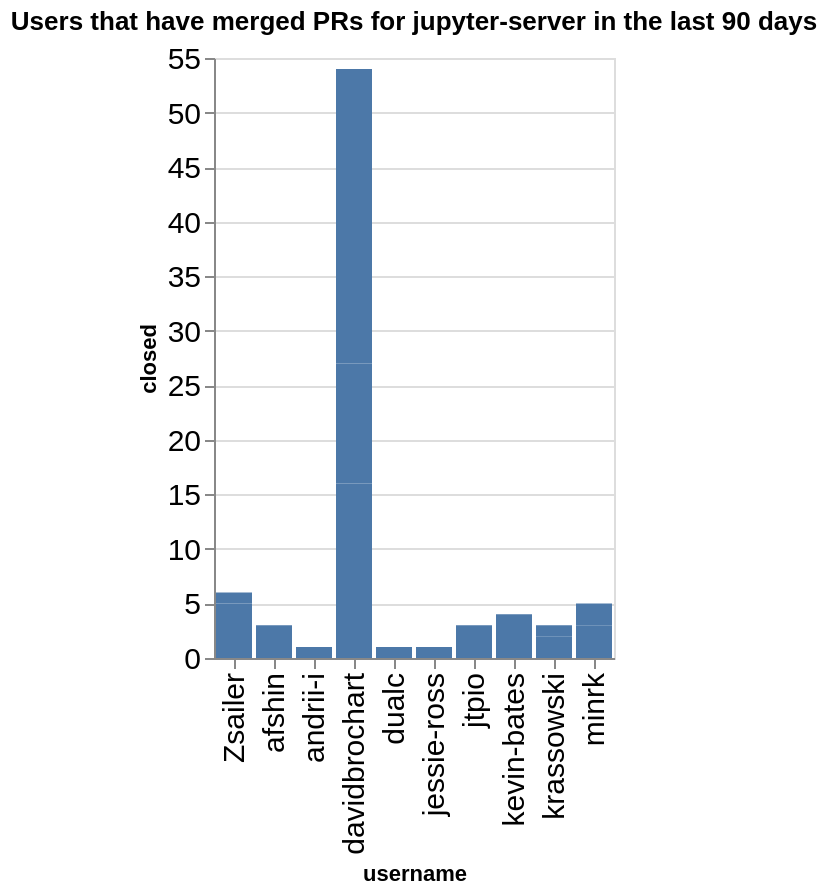

The notebook cell saved with this chart:
### Code cell
charts = []
title = f"Users that have merged PRs for {github_org} in the last {n_days} days"
ch = alt.Chart(data=closed_by_repo.replace(np.nan, 0), title=title).mark_bar().encode(
    x='username',
    y='closed',
)
ch

### Figure 1 — Vega-Lite specification as saved in the notebook (floating-point values rounded to 4 significant figures)
{"config": {"axisLeft": {"labelFontSize": 15}, "axisBottom": {"labelFontSize": 15}}, "data": {"name": "data-7ee5f28242134476451fdb5c814464f3"}, "mark": {"type": "bar"}, "encoding": {"x": {"field": "username", "type": "nominal"}, "y": {"field": "closed", "type": "quantitative"}}, "title": "Users that have merged PRs for jupyter-server in the last 90 days", "$schema": "https://vega.github.io/schema/vega-lite/v5.20.1.json", "datasets": {"data-7ee5f28242134476451fdb5c814464f3": [{"name": "fps", "username": "davidbrochart", "closed": 16}, {"name": "gateway_provisioners", "username": "kevin-bates", "closed": 4}, {"name": "jupyter-scheduler", "username": "andrii-i", "closed": 1}, {"name": "jupyter_releaser", "username": "jtpio", "closed": 3}, {"name": "jupyter_releaser", "username": "krassowski", "closed": 2}, {"name": "jupyter_server", "username": "Zsailer", "closed": 5}, {"name": "jupyter_server", "username": "afshin", "closed": 3}, {"name": "jupyter_server", "username": "dualc", "closed": 1}, {"name": "jupyter_server", "username": "jessie-ross", "closed": 1}, {"name": "jupyter_server", "username": "minrk", "closed": 3}, {"name": "jupyter_server_terminals", "username": "Zsailer", "closed": 1}, {"name": "jupyter_ydoc", "username": "davidbrochart", "closed": 11}, {"name": "jupyter_ydoc", "username": "krassowski", "closed": 1}, {"name": "jupyverse", "username": "davidbrochart", "closed": 27}, {"name": "pytest-jupyter", "username": "minrk", "closed": 2}]}}
